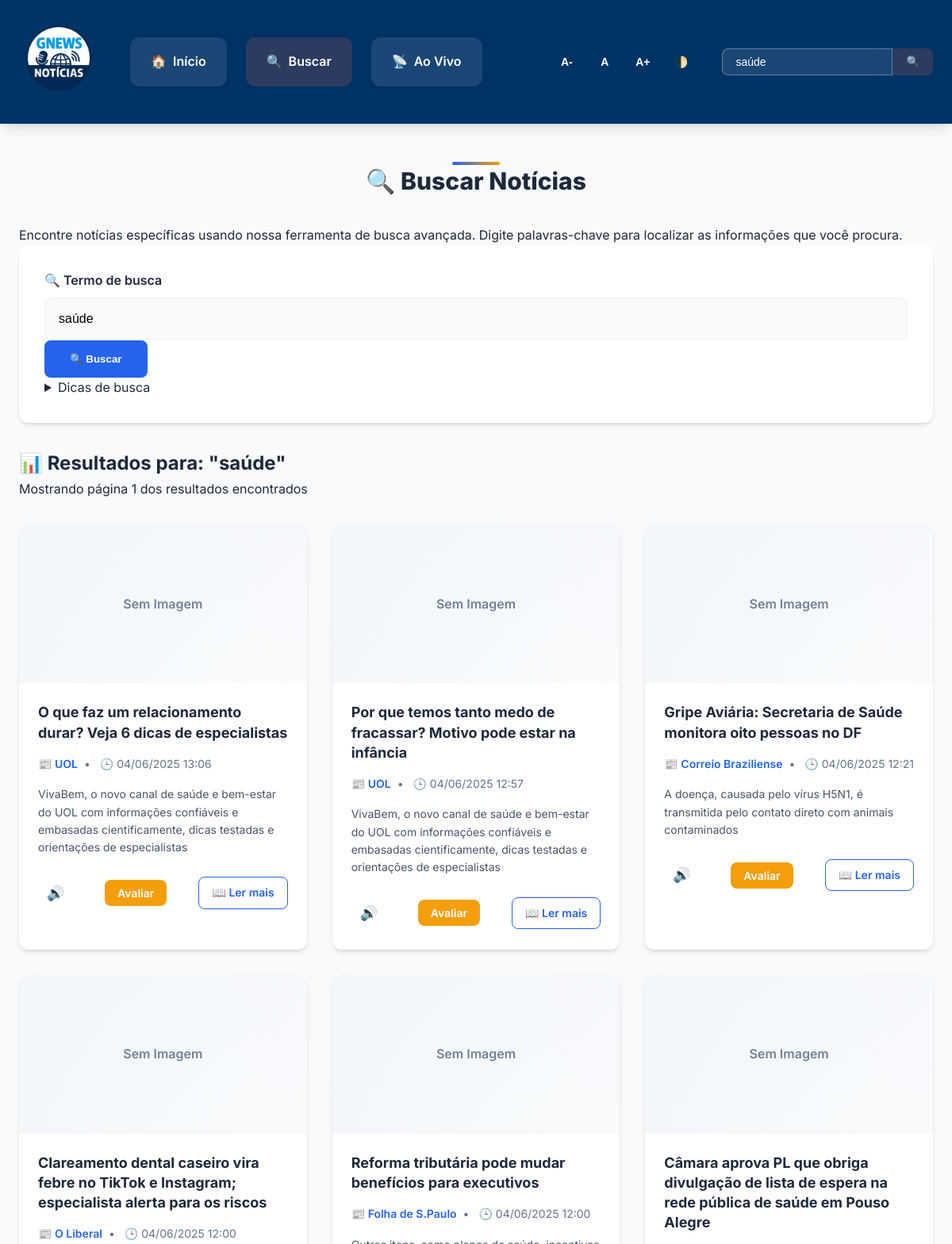
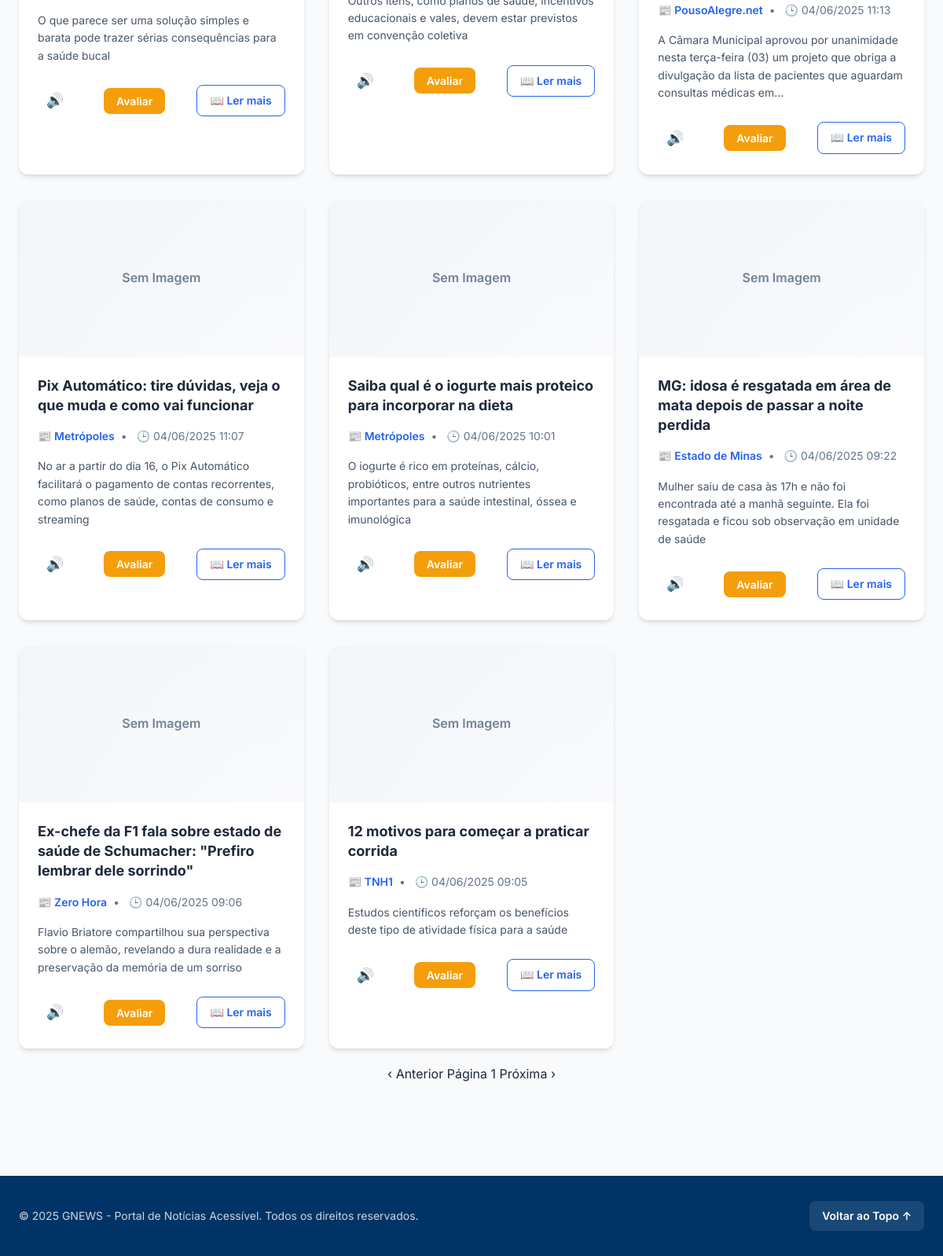
Screenshot of /search.php?q=saúde with the database file from the repository (2 pictures, top to bottom).
### tables this page shows
CREATE TABLE `noticias` (
  `id` int(11) NOT NULL,
  `title` varchar(255) NOT NULL,
  `description` text DEFAULT NULL,
  `content` text DEFAULT NULL,
  `url` varchar(255) DEFAULT NULL,
  `image_url` varchar(255) DEFAULT NULL,
  `published_at` datetime DEFAULT NULL,
  `source_name` varchar(100) DEFAULT NULL,
  `source_url` varchar(255) DEFAULT NULL,
  `fetched_at` timestamp NOT NULL DEFAULT current_timestamp(),
  `lang` varchar(10) DEFAULT 'pt',
  `MEDIA_NOTICIA` decimal(3,1) DEFAULT 0.0
);

### includes/functions.php (called while the page is built, shortened)
<?php
function getNewsFromDB(mysqli $conn, int $limit = 10, int $offset = 0, string $searchTerm = null, string $lang = 'pt') {
    $noticias = [];
    $actual_params = [];
    $types_string = "";
    $sql = "SELECT id, title, description, url, image_url, published_at, source_name FROM noticias WHERE lang = ?";
    $types_string .= "s";
    $actual_params[] = $lang;
    if ($searchTerm !== null && trim($searchTerm) !== '') {
        $searchTermLike = "%" . trim($searchTerm) . "%";
        $sql .= " AND (title LIKE ? OR description LIKE ?)";
        $types_string .= "ss";
        $actual_params[] = $searchTermLike;
        $actual_params[] = $searchTermLike;
    }
    $sql .= " ORDER BY published_at DESC LIMIT ? OFFSET ?";
    $types_string .= "ii";
    $actual_params[] = $limit;
    $actual_params[] = $offset;
    $stmt = $conn->prepare($sql);
    if (!empty($types_string) && count($actual_params) > 0) {
        $stmt->bind_param($types_string, ...$actual_params);
    }
    if(!$stmt->execute()){
        error_log("Erro ao executar select de notícias: " . $stmt->error);
        $stmt->close();
        return $noticias;
    }
    $result = $stmt->get_result();
    if ($result) {
        while ($row = $result->fetch_assoc()) {
            $noticias[] = $row;
        }
    } else {
        error_log("Erro ao obter resultado do select de notícias: " . $stmt->error);
    }
    return $noticias;
}
function formatDate(string $dateString): string {
    try {
        $date = new DateTime($dateString, new DateTimeZone('UTC'));
        $date->setTimezone(new DateTimeZone('America/Sao_Paulo'));
        return $date->format('d/m/Y H:i');
    } catch (Exception $e) {
        error_log("Erro ao formatar data: " . $e->getMessage() . " - Data original: " . $dateString);
        return $dateString;
    }
}

### search.php (the view, shortened to what this page needs)
<?php
require_once __DIR__ . '/includes/header.php';
?>
<div class="container">
    <section class="page-header" aria-labelledby="page-heading">
        <h1 id="page-heading" class="page-title">
            <span class="page-icon" aria-hidden="true">🔍</span>
            Buscar Notícias
        </h1>
        <p class="page-description">
            Encontre notícias específicas usando nossa ferramenta de busca avançada. Digite palavras-chave para localizar as informações que você procura.
        </p>
    </section>
    <section class="search-section" aria-labelledby="search-heading">
        <form action="search.php" method="get" class="search-form" role="search">
            <div class="search-form-container">
                <div class="search-input-group">
                    <label for="search-input" class="search-label">
                        <span class="search-icon" aria-hidden="true">🔍</span>
                        Termo de busca
                    </label>
                    <input
                        type="search"
                        id="search-input"
                        name="q"
                        value="<?php echo isset($_GET['q']) ? htmlspecialchars($_GET['q'], ENT_QUOTES, 'UTF-8') : ''; ?>"
                        placeholder="Ex: tecnologia, saúde, política..."
                        aria-label="Digite o termo para buscar notícias"
                        autocomplete="off"
                        spellcheck="false"
                        maxlength="100"
                        required
                    >
                    <button type="submit" class="search-button" aria-label="Executar busca">
                        <span aria-hidden="true">🔍</span>
                        Buscar
                    </button>
                </div>
                <div class="search-tips">
                    <details class="search-help">
                        <summary>Dicas de busca</summary>
                    </details>
                </div>
            </div>
        </form>
    </section>
    <?php
    $term = isset($_GET['q']) ? trim($_GET['q']) : '';
    $page = isset($_GET['page']) ? max(1, (int)$_GET['page']) : 1;
    $limit = 12;
    $offset = ($page - 1) * $limit;
    if ($term !== ''):
    ?>
        <section class="results-section" aria-labelledby="results-heading">
            <h2 id="results-heading" class="results-title">
                <span class="results-icon" aria-hidden="true">📊</span>
                Resultados para: "<span class="search-term"><?= htmlspecialchars($term, ENT_QUOTES, 'UTF-8') ?></span>"
            </h2>
            <?php
            $results = getNewsFromDB($conn, $limit, $offset, $term, 'pt', 2);
            if (!empty($results)):
            ?>
                <div class="results-meta">
                    <p class="results-count">
                        Mostrando página <?= $page ?> dos resultados encontrados
                    </p>
                </div>
                <div class="news-grid">
                    <?php foreach ($results as $index => $news):
                        $id = $news['id'];
                        $title = htmlspecialchars($news['title'], ENT_QUOTES, 'UTF-8');
                        $url = htmlspecialchars($news['url'], ENT_QUOTES, 'UTF-8');
                        $img = htmlspecialchars($news['image_url'] ?? '', ENT_QUOTES, 'UTF-8');
                        $source = htmlspecialchars($news['source_name'] ?? 'Fonte desconhecida', ENT_QUOTES, 'UTF-8');
                        $pubIso = $news['published_at'];
                        $pub = $pubIso ? formatDate($pubIso) : 'Data indisponível';
                        $desc = htmlspecialchars(strip_tags($news['description']), ENT_QUOTES, 'UTF-8');
                        $readText = addslashes(strip_tags($news['title'] . ' — ' . $news['description']));
                    ?>
                    <article class="news-item" aria-labelledby="search-title-<?= $id ?>" style="animation-delay: <?= $index * 0.1 ?>s;">
                        <div class="news-item-inner">
                            <?php if ($img): ?>
                                <div class="news-image-container">
                                </div>
                            <?php else: ?>
                                <div class="placeholder-image" role="img" aria-label="Imagem não disponível">
                                    <span>Sem Imagem</span>
                                </div>
                            <?php endif; ?>
                            <div class="news-content">
                                <h3 id="search-title-<?= $id ?>" class="news-title">
                                    <a href="<?= $url ?>" target="_blank" rel="noopener noreferrer">
                                        <?= $title ?>
                                    </a>
                                </h3>
                                <div class="news-meta">
                                    <span class="source">
                                        <span class="source-icon" aria-hidden="true">📰</span>
                                        <?= $source ?>
                                    </span>
                                    <time datetime="<?= htmlspecialchars($pubIso, ENT_QUOTES) ?>" class="publish-time">
                                        <span class="time-icon" aria-hidden="true">🕒</span>
                                        <?= $pub ?>
                                    </time>
                                </div>
                                <p class="news-description"><?= $desc ?></p>
                                <div class="card-actions">
                                    <button
                                        class="btn-read"
                                        type="button"
                                        data-text="<?= $readText ?>"
                                        aria-label="Ouvir notícia"
                                        title="Ouvir esta notícia"
                                    >
                                        <span aria-hidden="true">🔊</span>
                                    </button>
                                    <form action="feedback.php" method="post">
                                        <input type="submit" value="Avaliar">
                                    </form>
                                    <a
                                        href="<?= $url ?>"
                                        target="_blank"
                                        rel="noopener noreferrer"
                                        class="btn-link"
                                        aria-label="Ler notícia completa em nova aba"
                                    >
                                        <span aria-hidden="true">📖</span>
                                        Ler mais
                                    </a>
                                </div>
                            </div>
                        </div>
                    </article>
                    <?php endforeach; ?>
                </div>
                <nav class="pagination" aria-label="Navegação de páginas dos resultados" style="margin: 20px; text-align: center;">
                    <?php
                    $prev = $page > 1 ? $page - 1 : null;
                    $next = count($results) === $limit ? $page + 1 : null;
                    ?>
                    <?php if ($prev): ?>
                        <a href="search.php?q=<?= urlencode($term) ?>&page=<?= $prev ?>"
                           class="pagination-btn pagination-prev"
                           aria-label="Ir para a página anterior">
                            <span aria-hidden="true">‹</span>
                            Anterior
                        </a>
                    <?php else: ?>
                        <span class="pagination-btn pagination-prev disabled" aria-disabled="true">
                            <span aria-hidden="true">‹</span>
                            Anterior
                        </span>
                    <?php endif; ?>
                    <span class="pagination-current" aria-current="page">
                        Página <?= $page ?>
                    </span>
                    <?php if ($next): ?>
                        <a href="search.php?q=<?= urlencode($term) ?>&page=<?= $next ?>"
                           class="pagination-btn pagination-next"
                           aria-label="Ir para a próxima página">
                            Próxima
                            <span aria-hidden="true">›</span>
                        </a>
                    <?php else: ?>
                        <span class="pagination-btn pagination-next disabled" aria-disabled="true">
                            Próxima
                            <span aria-hidden="true">›</span>
                        </span>
                    <?php endif; ?>
                </nav>
            <?php endif; ?>
        </section>
    <?php endif; ?>
</div>
<?php require_once __DIR__ . '/includes/footer.php'; ?>

### rows the page displays
noticias: title "O que faz um relacionamento durar? Veja 6 dicas de especialistas", source_name "UOL", published_at "04/06/2025 13:06", description "VivaBem, o novo canal de saúde e bem-estar do UOL com informações confiáveis e embasadas cientificamente, dicas testadas e orientações de especialistas"
noticias: title "Por que temos tanto medo de fracassar? Motivo pode estar na infância", source_name "UOL", published_at "04/06/2025 12:57", description "VivaBem, o novo canal de saúde e bem-estar do UOL com informações confiáveis e embasadas cientificamente, dicas testadas e orientações de especialistas"
noticias: title "Gripe Aviária: Secretaria de Saúde monitora oito pessoas no DF", source_name "Correio Braziliense", published_at "04/06/2025 12:21", description "A doença, causada pelo vírus H5N1, é transmitida pelo contato direto com animais contaminados"
noticias: title "Clareamento dental caseiro vira febre no TikTok e Instagram; especialista alerta para os riscos", source_name "O Liberal", published_at "04/06/2025 12:00", description "O que parece ser uma solução simples e barata pode trazer sérias consequências para a saúde bucal"
noticias: title "Reforma tributária pode mudar benefícios para executivos", source_name "Folha de S.Paulo", published_at "04/06/2025 12:00", description "Outros itens, como planos de saúde, incentivos educacionais e vales, devem estar previstos em convenção coletiva"
noticias: title "Câmara aprova PL que obriga divulgação de lista de espera na rede pública de saúde em Pouso Alegre", source_name "PousoAlegre.net", published_at "04/06/2025 11:13", description "A Câmara Municipal aprovou por unanimidade nesta terça-feira (03) um projeto que obriga a divulgação da lista de pacientes que aguardam consultas médicas em…"
noticias: title "Pix Automático: tire dúvidas, veja o que muda e como vai funcionar", source_name "Metrópoles", published_at "04/06/2025 11:07", description "No ar a partir do dia 16, o Pix Automático facilitará o pagamento de contas recorrentes, como planos de saúde, contas de consumo e streaming"
noticias: title "Saiba qual é o iogurte mais proteico para incorporar na dieta", source_name "Metrópoles", published_at "04/06/2025 10:01", description "O iogurte é rico em proteínas, cálcio, probióticos, entre outros nutrientes importantes para a saúde intestinal, óssea e imunológica"
noticias: title "MG: idosa é resgatada em área de mata depois de passar a noite perdida", source_name "Estado de Minas", published_at "04/06/2025 09:22", description "Mulher saiu de casa às 17h e não foi encontrada até a manhã seguinte. Ela foi resgatada e ficou sob observação em unidade de saúde"
noticias: source_name "Zero Hora", published_at "04/06/2025 09:06", description "Flavio Briatore compartilhou sua perspectiva sobre o alemão, revelando a dura realidade e a preservação da memória de um sorriso"
noticias: title "12 motivos para começar a praticar corrida", source_name "TNH1", published_at "04/06/2025 09:05", description "Estudos científicos reforçam os benefícios deste tipo de atividade física para a saúde"

### other values shown
$term "saúde"
$page "1"
